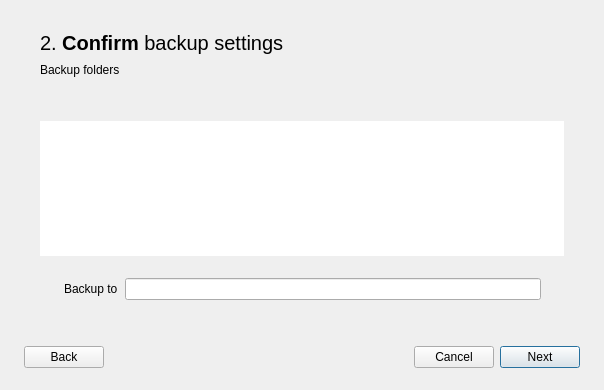
<?xml version="1.0" encoding="UTF-8"?>
<ui version="4.0">
 <class>BackupsWizard</class>
 <widget class="QDialog" name="BackupsWizard">
  <property name="windowModality">
   <enum>Qt::ApplicationModal</enum>
  </property>
  <property name="geometry">
   <rect>
    <x>0</x>
    <y>0</y>
    <width>604</width>
    <height>390</height>
   </rect>
  </property>
  <property name="sizePolicy">
   <sizepolicy hsizetype="Preferred" vsizetype="Expanding">
    <horstretch>0</horstretch>
    <verstretch>0</verstretch>
   </sizepolicy>
  </property>
  <property name="minimumSize">
   <size>
    <width>600</width>
    <height>0</height>
   </size>
  </property>
  <property name="maximumSize">
   <size>
    <width>16777215</width>
    <height>16777215</height>
   </size>
  </property>
  <property name="windowTitle">
   <string>Setup backups</string>
  </property>
  <property name="windowIcon">
   <iconset resource="../Resources_win.qrc">
    <normaloff>:/images/Backup.png</normaloff>:/images/Backup.png</iconset>
  </property>
  <property name="styleSheet">
   <string notr="true">*
{
font-family: Lato;
}

#BackupsWizard, #sSteps &gt; QWidget
{
background: solid white;
}

#lBackupFolders, #lBackupTo
{
color: #333333;
font-size: 14px;
font-weight: bold;
}

#leBackupTo
{
color: #999999;
font-size: 13px;
border-radius: 4px;
background-color: #FAFAFA;
border: 1px solid #e5e5e5;
padding-left: 7px;
}

#lSubtitleS1
{
margin-left: 20px;
margin-right: 20px;
margin-top: 7px;
margin-bottom: 31px;
color: #666666;
}

#lBackupFolders
{
margin-left: 18px;
margin-right: 18px;
}

#fFoldersS1, #fFoldersS2
{
margin-left: 20px;
border: 1px solid #e5e5e5;
border-radius: 6px;
background: solid white;
}

#fFoldersS1
{
margin-right: 20px;
}

#fFoldersS2
{
margin-right: 24px;
}

#lTitleS2
{
margin-bottom: 26px;
}

#wDeviceNameS1, #wDeviceNameAndNbFolders
{
border-top-right-radius: 6px;
border-top-left-radius: 6px;
background: solid #FAFAFA;
}

#lDeviceIconS1
{
border: 0px;
}

#lDeviceIconS2
{
border: 0px;
margin-left: 13px;
background: solid #FAFAFA;
}

#lDeviceNameS1, #lDeviceNameS2
{
text-align: left;
font-size: 14px;
border: none;
}

#lFoldersNumber
{
color: #999999;
font-size: 14px;
padding-right: 16px;
}

#lvFoldersS1::item
{
border-bottom: 1px solid #e5e5e5;
height: 39 px;
min-height: 39 px;
max-height: 39 px;
}

#lvFoldersS1, #lvFoldersS2
{
background: solid white;
border-bottom-right-radius: 6px;
border-bottom-left-radius: 6px;
outline: 0;
}

#lvFoldersS1
{
padding-left: 22px;
}

#lvFoldersS2
{
padding-left: 15px;
}

#lvFoldersS1::icon
{
left: 25px;
}

#lvFoldersS1::text
{
left: 28px;
}

#lvFoldersS2::item
{
height: 31 px;
min-height: 31 px;
max-height: 31 px;
}

#lvFoldersS2::text
{
left: 7px;
}

#lAllFoldersSynced
{
color: #004038;
font-family: Lato;
font-size: 12px;
border: 1px solid #7fdfd2;
border-radius: 2px;
background-color: rgba(0,191,165,0.1);
}

#lNoAvailableFolder
{
color: #999999;
font-family: Lato;
font-size: 14px;
background: white;
padding-left: 16px;
border-bottom-right-radius: 6px;
border-bottom-left-radius: 6px;
}

QScrollBar:vertical
{
background: transparent;
width: 12px;
border: none;
border-bottom-right-radius: 6px;
}

QScrollBar::sub-line:vertical, QScrollBar::add-line:vertical
{
border: none;
background: none;
 }

QScrollBar::handle:vertical
{
background: #D8D8D8;
min-height: 0px;
border-radius: 2px;
margin: 4px;
}

#BackupsWizard[S2OneItem=true] #lvFoldersS2::item
{
border-bottom: none;
}

#BackupsWizard[S2OneItem=false] #lvFoldersS2::item
{
border-bottom: 1px solid #e5e5e5;
}</string>
  </property>
  <property name="modal">
   <bool>true</bool>
  </property>
  <layout class="QVBoxLayout" name="BackupsWizardLayout">
   <property name="spacing">
    <number>32</number>
   </property>
   <property name="sizeConstraint">
    <enum>QLayout::SetDefaultConstraint</enum>
   </property>
   <property name="leftMargin">
    <number>24</number>
   </property>
   <property name="topMargin">
    <number>25</number>
   </property>
   <property name="rightMargin">
    <number>24</number>
   </property>
   <property name="bottomMargin">
    <number>22</number>
   </property>
   <item>
    <widget class="QStackedWidget" name="sSteps">
     <property name="sizePolicy">
      <sizepolicy hsizetype="Preferred" vsizetype="Expanding">
       <horstretch>0</horstretch>
       <verstretch>0</verstretch>
      </sizepolicy>
     </property>
     <property name="currentIndex">
      <number>1</number>
     </property>
     <widget class="QWidget" name="pStep1">
      <property name="sizePolicy">
       <sizepolicy hsizetype="Preferred" vsizetype="Expanding">
        <horstretch>0</horstretch>
        <verstretch>0</verstretch>
       </sizepolicy>
      </property>
      <layout class="QVBoxLayout" name="pStep1Layout">
       <property name="spacing">
        <number>0</number>
       </property>
       <property name="leftMargin">
        <number>16</number>
       </property>
       <property name="topMargin">
        <number>0</number>
       </property>
       <property name="rightMargin">
        <number>16</number>
       </property>
       <property name="bottomMargin">
        <number>0</number>
       </property>
       <item>
        <widget class="QLabel" name="lTitleS1">
         <property name="sizePolicy">
          <sizepolicy hsizetype="Preferred" vsizetype="Maximum">
           <horstretch>0</horstretch>
           <verstretch>0</verstretch>
          </sizepolicy>
         </property>
         <property name="text">
          <string>&lt;html&gt;&lt;head/&gt;&lt;body&gt;&lt;p&gt;&lt;span style=&quot; font-size:20px;&quot;&gt;1. &lt;/span&gt;&lt;span style=&quot; font-size:20px; font-weight:600;&quot;&gt;Select&lt;/span&gt;&lt;span style=&quot; font-size:20px;&quot;&gt; folders to backup&lt;/span&gt;&lt;/p&gt;&lt;/body&gt;&lt;/html&gt;</string>
         </property>
         <property name="textFormat">
          <enum>Qt::RichText</enum>
         </property>
        </widget>
       </item>
       <item>
        <widget class="QLabel" name="lSubtitleS1">
         <property name="sizePolicy">
          <sizepolicy hsizetype="Preferred" vsizetype="Maximum">
           <horstretch>0</horstretch>
           <verstretch>0</verstretch>
          </sizepolicy>
         </property>
         <property name="text">
          <string>&lt;html&gt;&lt;head/&gt;&lt;body&gt;&lt;p&gt;&lt;span style=&quot; font-size:12px;&quot;&gt;MEGA Backup ensures changes to your local folders and files are automatically uploaded and synchronised to the MEGA Cloud.&lt;/span&gt;&lt;/p&gt;&lt;/body&gt;&lt;/html&gt;</string>
         </property>
         <property name="textFormat">
          <enum>Qt::RichText</enum>
         </property>
         <property name="wordWrap">
          <bool>true</bool>
         </property>
        </widget>
       </item>
       <item>
        <widget class="QFrame" name="fFoldersS1">
         <property name="sizePolicy">
          <sizepolicy hsizetype="Preferred" vsizetype="Expanding">
           <horstretch>0</horstretch>
           <verstretch>0</verstretch>
          </sizepolicy>
         </property>
         <property name="frameShape">
          <enum>QFrame::NoFrame</enum>
         </property>
         <property name="frameShadow">
          <enum>QFrame::Raised</enum>
         </property>
         <layout class="QVBoxLayout" name="verticalLayout">
          <property name="spacing">
           <number>0</number>
          </property>
          <property name="leftMargin">
           <number>0</number>
          </property>
          <property name="topMargin">
           <number>0</number>
          </property>
          <property name="rightMargin">
           <number>0</number>
          </property>
          <property name="bottomMargin">
           <number>0</number>
          </property>
          <item>
           <widget class="QWidget" name="wDeviceNameS1" native="true">
            <property name="sizePolicy">
             <sizepolicy hsizetype="Preferred" vsizetype="Maximum">
              <horstretch>0</horstretch>
              <verstretch>0</verstretch>
             </sizepolicy>
            </property>
            <property name="minimumSize">
             <size>
              <width>0</width>
              <height>0</height>
             </size>
            </property>
            <property name="maximumSize">
             <size>
              <width>16777215</width>
              <height>16777215</height>
             </size>
            </property>
            <layout class="QHBoxLayout" name="horizontalLayout">
             <property name="spacing">
              <number>8</number>
             </property>
             <property name="leftMargin">
              <number>16</number>
             </property>
             <property name="topMargin">
              <number>0</number>
             </property>
             <property name="rightMargin">
              <number>0</number>
             </property>
             <property name="bottomMargin">
              <number>0</number>
             </property>
             <item>
              <widget class="QLabel" name="lDeviceIconS1">
               <property name="sizePolicy">
                <sizepolicy hsizetype="Maximum" vsizetype="Fixed">
                 <horstretch>0</horstretch>
                 <verstretch>0</verstretch>
                </sizepolicy>
               </property>
               <property name="minimumSize">
                <size>
                 <width>48</width>
                 <height>48</height>
                </size>
               </property>
               <property name="maximumSize">
                <size>
                 <width>16777215</width>
                 <height>48</height>
                </size>
               </property>
               <property name="text">
                <string notr="true"/>
               </property>
               <property name="pixmap">
                <pixmap resource="../Resources_win.qrc">:/images/mimes/devices - mono/devices-medium/pc-win.png</pixmap>
               </property>
               <property name="scaledContents">
                <bool>false</bool>
               </property>
              </widget>
             </item>
             <item alignment="Qt::AlignVCenter">
              <widget class="QLabel" name="lDeviceNameS1">
               <property name="sizePolicy">
                <sizepolicy hsizetype="Preferred" vsizetype="Preferred">
                 <horstretch>0</horstretch>
                 <verstretch>0</verstretch>
                </sizepolicy>
               </property>
               <property name="minimumSize">
                <size>
                 <width>0</width>
                 <height>0</height>
                </size>
               </property>
               <property name="text">
                <string notr="true"/>
               </property>
              </widget>
             </item>
            </layout>
           </widget>
          </item>
          <item>
           <widget class="QStackedWidget" name="sFolders">
            <property name="sizePolicy">
             <sizepolicy hsizetype="Preferred" vsizetype="Expanding">
              <horstretch>0</horstretch>
              <verstretch>0</verstretch>
             </sizepolicy>
            </property>
            <property name="currentIndex">
             <number>0</number>
            </property>
            <widget class="QWidget" name="pFolders">
             <property name="sizePolicy">
              <sizepolicy hsizetype="Preferred" vsizetype="Expanding">
               <horstretch>0</horstretch>
               <verstretch>0</verstretch>
              </sizepolicy>
             </property>
             <layout class="QVBoxLayout" name="pFoldersLayout">
              <property name="spacing">
               <number>0</number>
              </property>
              <property name="leftMargin">
               <number>0</number>
              </property>
              <property name="topMargin">
               <number>0</number>
              </property>
              <property name="rightMargin">
               <number>0</number>
              </property>
              <property name="bottomMargin">
               <number>0</number>
              </property>
              <item>
               <widget class="QListView" name="lvFoldersS1">
                <property name="sizePolicy">
                 <sizepolicy hsizetype="Preferred" vsizetype="Expanding">
                  <horstretch>0</horstretch>
                  <verstretch>0</verstretch>
                 </sizepolicy>
                </property>
                <property name="frameShape">
                 <enum>QFrame::NoFrame</enum>
                </property>
                <property name="sizeAdjustPolicy">
                 <enum>QAbstractScrollArea::AdjustToContents</enum>
                </property>
                <property name="editTriggers">
                 <set>QAbstractItemView::NoEditTriggers</set>
                </property>
                <property name="showDropIndicator" stdset="0">
                 <bool>false</bool>
                </property>
                <property name="selectionMode">
                 <enum>QAbstractItemView::NoSelection</enum>
                </property>
                <property name="selectionBehavior">
                 <enum>QAbstractItemView::SelectRows</enum>
                </property>
                <property name="iconSize">
                 <size>
                  <width>24</width>
                  <height>24</height>
                 </size>
                </property>
                <property name="textElideMode">
                 <enum>Qt::ElideMiddle</enum>
                </property>
                <property name="verticalScrollMode">
                 <enum>QAbstractItemView::ScrollPerPixel</enum>
                </property>
                <property name="resizeMode">
                 <enum>QListView::Adjust</enum>
                </property>
                <property name="layoutMode">
                 <enum>QListView::Batched</enum>
                </property>
                <property name="spacing">
                 <number>0</number>
                </property>
                <property name="modelColumn">
                 <number>0</number>
                </property>
                <property name="uniformItemSizes">
                 <bool>true</bool>
                </property>
               </widget>
              </item>
             </layout>
            </widget>
            <widget class="QWidget" name="pNoFolders">
             <property name="sizePolicy">
              <sizepolicy hsizetype="Preferred" vsizetype="Maximum">
               <horstretch>0</horstretch>
               <verstretch>0</verstretch>
              </sizepolicy>
             </property>
             <layout class="QVBoxLayout" name="pFoldersLayout">
              <property name="spacing">
               <number>0</number>
              </property>
              <property name="leftMargin">
               <number>0</number>
              </property>
              <property name="topMargin">
               <number>14</number>
              </property>
              <property name="rightMargin">
               <number>0</number>
              </property>
              <property name="bottomMargin">
               <number>14</number>
              </property>
              <item>
               <widget class="QLabel" name="lNoAvailableFolder">
                <property name="sizePolicy">
                 <sizepolicy hsizetype="Preferred" vsizetype="Maximum">
                  <horstretch>0</horstretch>
                  <verstretch>0</verstretch>
                 </sizepolicy>
                </property>
                <property name="text">
                 <string>No available folder.</string>
                </property>
               </widget>
              </item>
             </layout>
            </widget>
           </widget>
          </item>
         </layout>
        </widget>
       </item>
       <item>
        <widget class="QStackedWidget" name="sMoreFolders">
         <property name="sizePolicy">
          <sizepolicy hsizetype="Preferred" vsizetype="Maximum">
           <horstretch>0</horstretch>
           <verstretch>0</verstretch>
          </sizepolicy>
         </property>
         <property name="currentIndex">
          <number>0</number>
         </property>
         <widget class="QWidget" name="pAllFoldersSynced">
          <property name="sizePolicy">
           <sizepolicy hsizetype="Preferred" vsizetype="Maximum">
            <horstretch>0</horstretch>
            <verstretch>0</verstretch>
           </sizepolicy>
          </property>
          <layout class="QHBoxLayout" name="wButtonsLayout">
           <property name="leftMargin">
            <number>66</number>
           </property>
           <property name="rightMargin">
            <number>66</number>
           </property>
           <item>
            <widget class="QLabel" name="lAllFoldersSynced">
             <property name="sizePolicy">
              <sizepolicy hsizetype="Preferred" vsizetype="Maximum">
               <horstretch>0</horstretch>
               <verstretch>0</verstretch>
              </sizepolicy>
             </property>
             <property name="text">
              <string>All folders have been synced or backed up.</string>
             </property>
             <property name="alignment">
              <set>Qt::AlignCenter</set>
             </property>
             <property name="wordWrap">
              <bool>true</bool>
             </property>
            </widget>
           </item>
          </layout>
         </widget>
         <widget class="QWidget" name="pMoreFolders">
          <property name="sizePolicy">
           <sizepolicy hsizetype="Preferred" vsizetype="Maximum">
            <horstretch>0</horstretch>
            <verstretch>0</verstretch>
           </sizepolicy>
          </property>
          <layout class="QHBoxLayout" name="wButtonsLayout">
           <property name="leftMargin">
            <number>20</number>
           </property>
           <property name="topMargin">
            <number>0</number>
           </property>
           <property name="rightMargin">
            <number>20</number>
           </property>
           <property name="bottomMargin">
            <number>7</number>
           </property>
           <item alignment="Qt::AlignRight">
            <widget class="QPushButton" name="bMoreFolders">
             <property name="sizePolicy">
              <sizepolicy hsizetype="Maximum" vsizetype="Fixed">
               <horstretch>0</horstretch>
               <verstretch>0</verstretch>
              </sizepolicy>
             </property>
             <property name="text">
              <string>More folders</string>
             </property>
            </widget>
           </item>
          </layout>
         </widget>
        </widget>
       </item>
      </layout>
     </widget>
     <widget class="QWidget" name="pStep2">
      <property name="sizePolicy">
       <sizepolicy hsizetype="Preferred" vsizetype="Expanding">
        <horstretch>0</horstretch>
        <verstretch>0</verstretch>
       </sizepolicy>
      </property>
      <layout class="QVBoxLayout" name="pStep2Layout">
       <property name="spacing">
        <number>8</number>
       </property>
       <property name="sizeConstraint">
        <enum>QLayout::SetDefaultConstraint</enum>
       </property>
       <property name="leftMargin">
        <number>16</number>
       </property>
       <property name="topMargin">
        <number>6</number>
       </property>
       <property name="rightMargin">
        <number>16</number>
       </property>
       <property name="bottomMargin">
        <number>0</number>
       </property>
       <item>
        <widget class="QLabel" name="lTitleS2">
         <property name="sizePolicy">
          <sizepolicy hsizetype="Preferred" vsizetype="Maximum">
           <horstretch>0</horstretch>
           <verstretch>0</verstretch>
          </sizepolicy>
         </property>
         <property name="text">
          <string>&lt;html&gt;&lt;head/&gt;&lt;body&gt;&lt;p&gt;&lt;span style=&quot; font-size:20px;&quot;&gt;2. &lt;/span&gt;&lt;span style=&quot; font-size:20px; font-weight:600;&quot;&gt;Confirm&lt;/span&gt;&lt;span style=&quot; font-size:20px;&quot;&gt; backup settings&lt;/span&gt;&lt;/p&gt;&lt;/body&gt;&lt;/html&gt;</string>
         </property>
         <property name="textFormat">
          <enum>Qt::RichText</enum>
         </property>
        </widget>
       </item>
       <item>
        <widget class="QLabel" name="lBackupFolders">
         <property name="sizePolicy">
          <sizepolicy hsizetype="Preferred" vsizetype="Maximum">
           <horstretch>0</horstretch>
           <verstretch>0</verstretch>
          </sizepolicy>
         </property>
         <property name="text">
          <string>Backup folders</string>
         </property>
        </widget>
       </item>
       <item>
        <widget class="QFrame" name="fFoldersS2">
         <property name="sizePolicy">
          <sizepolicy hsizetype="Preferred" vsizetype="Expanding">
           <horstretch>0</horstretch>
           <verstretch>0</verstretch>
          </sizepolicy>
         </property>
         <property name="maximumSize">
          <size>
           <width>16777215</width>
           <height>16777215</height>
          </size>
         </property>
         <property name="frameShape">
          <enum>QFrame::NoFrame</enum>
         </property>
         <property name="frameShadow">
          <enum>QFrame::Raised</enum>
         </property>
         <layout class="QVBoxLayout" name="verticalLayout_2">
          <property name="spacing">
           <number>0</number>
          </property>
          <property name="leftMargin">
           <number>0</number>
          </property>
          <property name="topMargin">
           <number>0</number>
          </property>
          <property name="rightMargin">
           <number>0</number>
          </property>
          <property name="bottomMargin">
           <number>0</number>
          </property>
          <item>
           <widget class="QWidget" name="wDeviceNameAndNbFolders" native="true">
            <property name="sizePolicy">
             <sizepolicy hsizetype="Preferred" vsizetype="Fixed">
              <horstretch>0</horstretch>
              <verstretch>0</verstretch>
             </sizepolicy>
            </property>
            <property name="minimumSize">
             <size>
              <width>0</width>
              <height>36</height>
             </size>
            </property>
            <property name="maximumSize">
             <size>
              <width>16777215</width>
              <height>36</height>
             </size>
            </property>
            <layout class="QHBoxLayout" name="deviceNameS2Layout">
             <property name="spacing">
              <number>6</number>
             </property>
             <property name="sizeConstraint">
              <enum>QLayout::SetDefaultConstraint</enum>
             </property>
             <property name="leftMargin">
              <number>0</number>
             </property>
             <property name="topMargin">
              <number>0</number>
             </property>
             <property name="rightMargin">
              <number>0</number>
             </property>
             <property name="bottomMargin">
              <number>0</number>
             </property>
             <item>
              <widget class="QLabel" name="lDeviceIconS2">
               <property name="sizePolicy">
                <sizepolicy hsizetype="Maximum" vsizetype="Preferred">
                 <horstretch>0</horstretch>
                 <verstretch>0</verstretch>
                </sizepolicy>
               </property>
               <property name="text">
                <string/>
               </property>
               <property name="pixmap">
                <pixmap resource="../Resources_win.qrc">:/images/mimes/devices - mono/device-small/pc-win.png</pixmap>
               </property>
               <property name="alignment">
                <set>Qt::AlignCenter</set>
               </property>
              </widget>
             </item>
             <item alignment="Qt::AlignVCenter">
              <widget class="QLabel" name="lDeviceNameS2">
               <property name="text">
                <string/>
               </property>
              </widget>
             </item>
             <item alignment="Qt::AlignRight|Qt::AlignVCenter">
              <widget class="QLabel" name="lFoldersNumber">
               <property name="sizePolicy">
                <sizepolicy hsizetype="Expanding" vsizetype="Fixed">
                 <horstretch>0</horstretch>
                 <verstretch>0</verstretch>
                </sizepolicy>
               </property>
               <property name="maximumSize">
                <size>
                 <width>16777215</width>
                 <height>36</height>
                </size>
               </property>
               <property name="sizeIncrement">
                <size>
                 <width>0</width>
                 <height>36</height>
                </size>
               </property>
               <property name="text">
                <string/>
               </property>
               <property name="alignment">
                <set>Qt::AlignRight|Qt::AlignTrailing|Qt::AlignVCenter</set>
               </property>
              </widget>
             </item>
            </layout>
           </widget>
          </item>
          <item>
           <widget class="QListWidget" name="lvFoldersS2">
            <property name="sizePolicy">
             <sizepolicy hsizetype="Preferred" vsizetype="Expanding">
              <horstretch>0</horstretch>
              <verstretch>0</verstretch>
             </sizepolicy>
            </property>
            <property name="frameShape">
             <enum>QFrame::NoFrame</enum>
            </property>
            <property name="sizeAdjustPolicy">
             <enum>QAbstractScrollArea::AdjustToContents</enum>
            </property>
            <property name="autoScrollMargin">
             <number>16</number>
            </property>
            <property name="editTriggers">
             <set>QAbstractItemView::NoEditTriggers</set>
            </property>
            <property name="showDropIndicator" stdset="0">
             <bool>false</bool>
            </property>
            <property name="selectionMode">
             <enum>QAbstractItemView::NoSelection</enum>
            </property>
            <property name="selectionBehavior">
             <enum>QAbstractItemView::SelectRows</enum>
            </property>
            <property name="iconSize">
             <size>
              <width>24</width>
              <height>24</height>
             </size>
            </property>
            <property name="verticalScrollMode">
             <enum>QAbstractItemView::ScrollPerPixel</enum>
            </property>
            <property name="resizeMode">
             <enum>QListView::Adjust</enum>
            </property>
            <property name="layoutMode">
             <enum>QListView::Batched</enum>
            </property>
            <property name="spacing">
             <number>0</number>
            </property>
            <property name="uniformItemSizes">
             <bool>true</bool>
            </property>
           </widget>
          </item>
         </layout>
        </widget>
       </item>
       <item>
        <widget class="QWidget" name="wBackupTo" native="true">
         <property name="sizePolicy">
          <sizepolicy hsizetype="Preferred" vsizetype="Maximum">
           <horstretch>0</horstretch>
           <verstretch>0</verstretch>
          </sizepolicy>
         </property>
         <layout class="QHBoxLayout" name="wBackupToLayout">
          <property name="spacing">
           <number>7</number>
          </property>
          <property name="leftMargin">
           <number>24</number>
          </property>
          <property name="topMargin">
           <number>14</number>
          </property>
          <property name="rightMargin">
           <number>23</number>
          </property>
          <property name="bottomMargin">
           <number>14</number>
          </property>
          <item alignment="Qt::AlignVCenter">
           <widget class="QLabel" name="lBackupTo">
            <property name="text">
             <string>Backup to</string>
            </property>
           </widget>
          </item>
          <item alignment="Qt::AlignBottom">
           <widget class="QLineEdit" name="leBackupTo">
            <property name="readOnly">
             <bool>true</bool>
            </property>
           </widget>
          </item>
         </layout>
        </widget>
       </item>
      </layout>
     </widget>
    </widget>
   </item>
   <item>
    <widget class="QWidget" name="wButtons" native="true">
     <property name="sizePolicy">
      <sizepolicy hsizetype="Preferred" vsizetype="Maximum">
       <horstretch>0</horstretch>
       <verstretch>0</verstretch>
      </sizepolicy>
     </property>
     <layout class="QHBoxLayout" name="wButtonsLayout">
      <property name="leftMargin">
       <number>0</number>
      </property>
      <property name="topMargin">
       <number>0</number>
      </property>
      <property name="rightMargin">
       <number>0</number>
      </property>
      <property name="bottomMargin">
       <number>0</number>
      </property>
      <item>
       <widget class="QPushButton" name="bBack">
        <property name="text">
         <string>Back</string>
        </property>
       </widget>
      </item>
      <item>
       <spacer name="horizontalSpacer">
        <property name="orientation">
         <enum>Qt::Horizontal</enum>
        </property>
        <property name="sizeHint" stdset="0">
         <size>
          <width>40</width>
          <height>20</height>
         </size>
        </property>
       </spacer>
      </item>
      <item>
       <widget class="QPushButton" name="bCancel">
        <property name="text">
         <string>Cancel</string>
        </property>
       </widget>
      </item>
      <item>
       <widget class="QPushButton" name="bNext">
        <property name="text">
         <string>Next</string>
        </property>
        <property name="default">
         <bool>true</bool>
        </property>
       </widget>
      </item>
     </layout>
    </widget>
   </item>
  </layout>
 </widget>
 <resources>
  <include location="../Resources_win.qrc"/>
 </resources>
 <connections/>
</ui>
